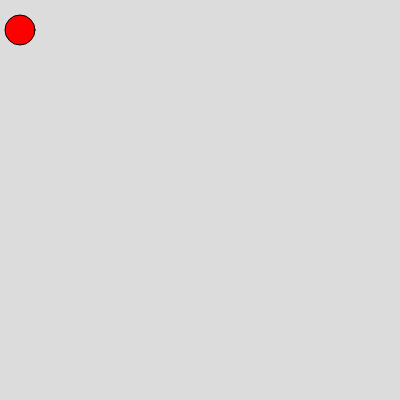
Frame 1 (no input)
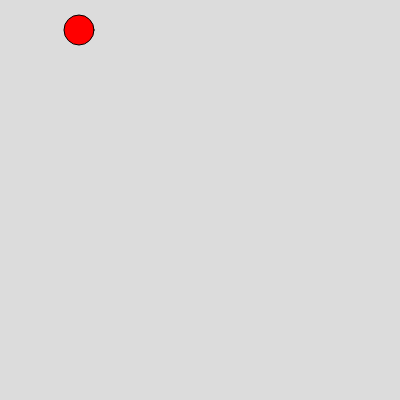
Frame 60 (no input)
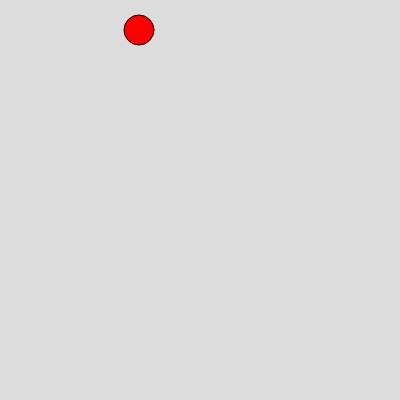
Frame 120 (the mouse pressed at the canvas centre since frame 60)

The p5.js sketch that drew these frames (run headless with seeded random() and noise() and a simulated clock; from frame 60 on, the mouse is pressed at the canvas centre):

// p5.js sketch
// ── sketch.js
function setup() {
  createCanvas(400, 400);
}

function draw() {
  background(220);
  fill(ball.color[0])
  circle(ball.x,ball.y,ball.r)
  ball.xspeed=1
  ball.x=ball.x+ball.xspeed
}
var ball={
  x:20,
  y:30,
  r:30,
xspeed:0,
yspeed:0,
color:["red","green"]
}
